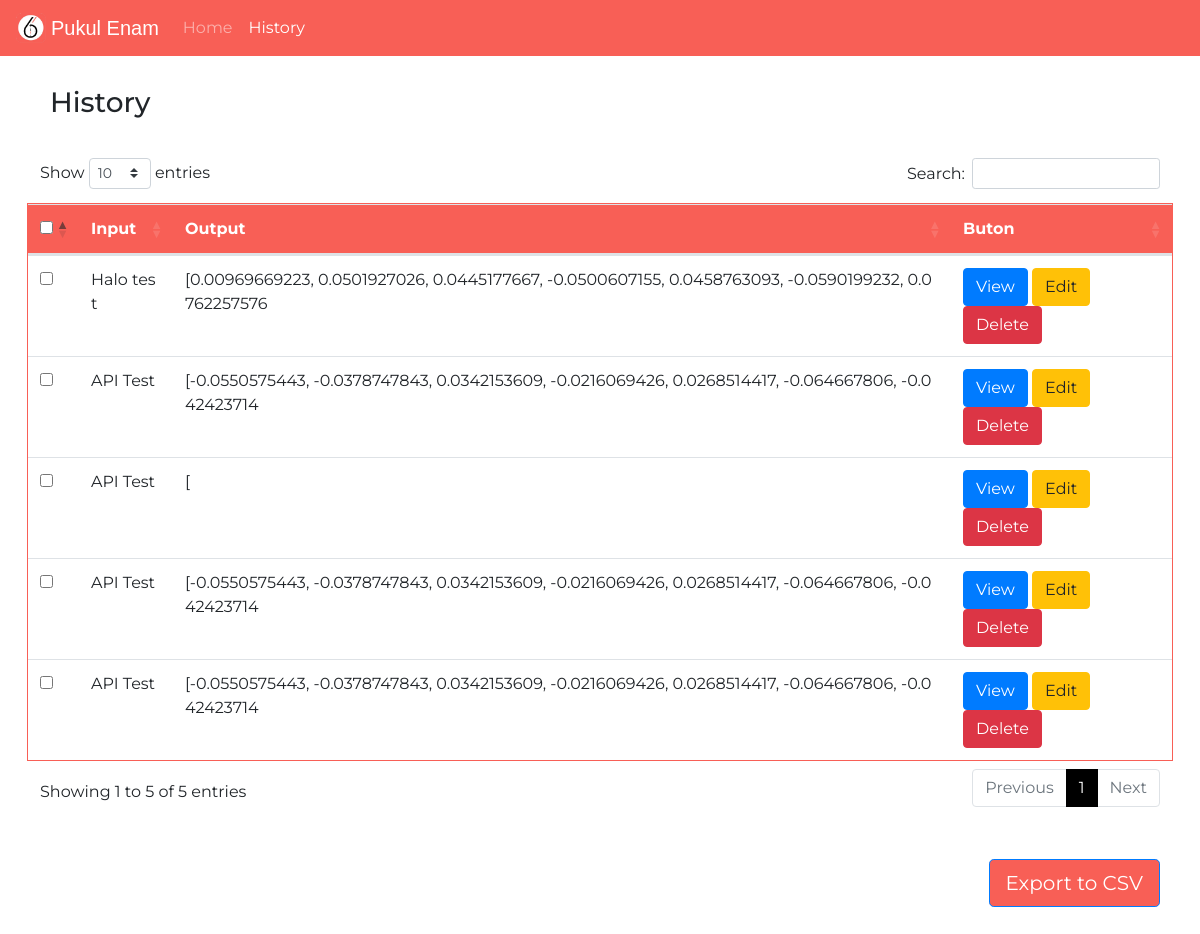
Before: /history with the older database file.
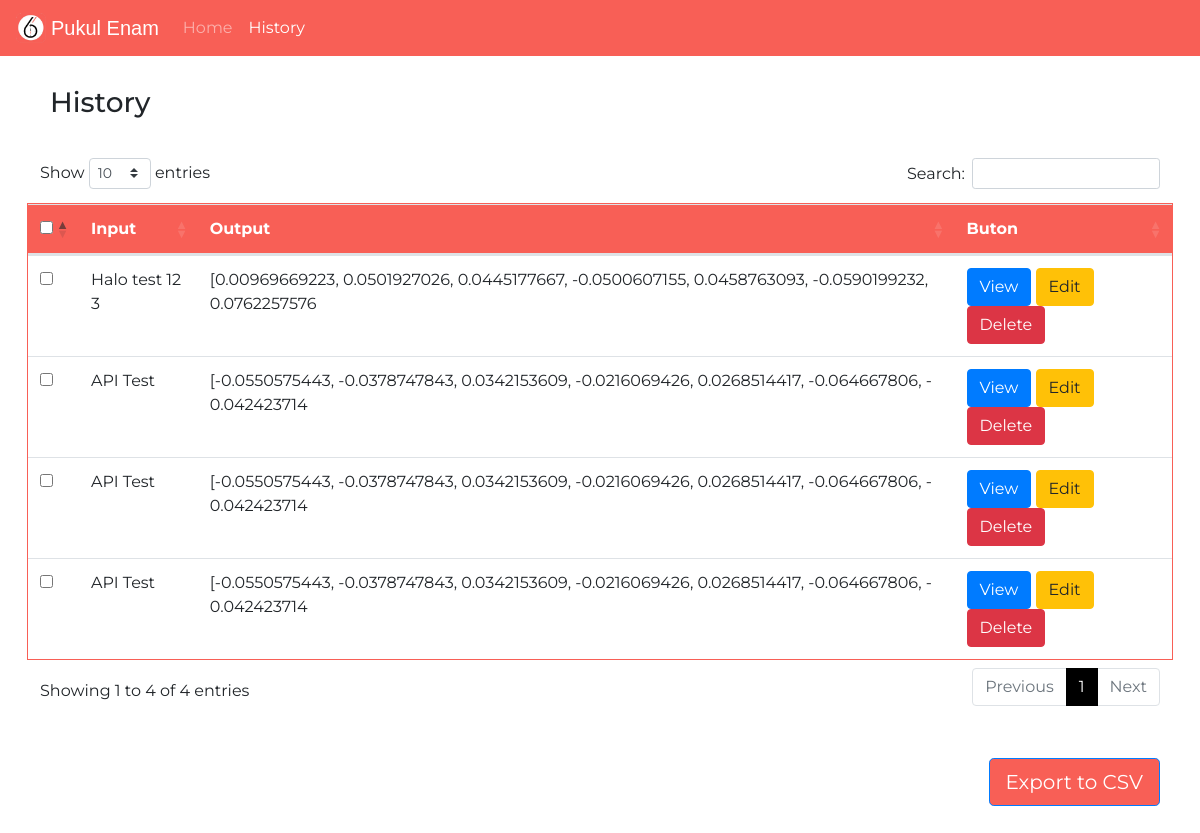
After: the same page with the newer database file.
### main.py (models this page shows, shortened)
class News(db.Model):
    id = db.Column(db.Integer, primary_key=True)
    inputNews = db.Column(db.Text, nullable=False)
    summarizedNews = db.Column(db.Text, nullable=False)

### main.py (the view)
@app.route('/history')
def history():
    query_news=News.query.order_by(News.id)
    return render_template('history.html', news=query_news,status='')

### templates/history.html (shortened to what this page needs)
<!doctype html>
<html lang="en">
<head>
  <link rel="stylesheet" href="https://cdn.jsdelivr.net/npm/bootstrap@4.0.0/dist/css/bootstrap.min.css"
>
  <link href="https://cdn.datatables.net/1.11.5/css/dataTables.bootstrap4.min.css" rel="stylesheet">
  <link href="https://cdnjs.cloudflare.com/ajax/libs/twitter-bootstrap/4.5.2/css/bootstrap.css" rel="stylesheet">
  <link href="http://fonts.cdnfonts.com/css/seven-segment" rel="stylesheet">
</head>
<body>
  <nav class="navbar navbar-expand-lg navbar-dark">
    <a href="/"><img src="{{ url_for('static', filename='Pukulenam.png') }}"
        style="width: 30px; margin-right: 5px; cursor: pointer;"></a>
    <a class="navbar-brand" href="/">Pukul Enam</a>
    <div class="collapse navbar-collapse" id="navbarNav">
      <ul class="navbar-nav">
        <li class="nav-item ">
          <a class="nav-link" href="/">Home <span class="sr-only">(current)</span></a>
        </li>
        {% set active_page = 'history' %}
        <li class="nav-item {{ 'active' if active_page=='history' else ''}}">
          <a class="nav-link" href="/history"> History</a>
        </li>
      </ul>
    </div>
  </nav>
  <h3 style="padding-left: 50px; padding-bottom: 30px; padding-top: 30px;">
    History</h3>
  <form action="/export" method="post" id="formExport">
  <table class="table table-hover" style="width: 95.5%; border: 1px solid #f85f56;" id="table">
    <thead class="thead">
      <tr>
        <th><input type="checkbox" onchange="checkAll(this)" name="chk[]" ></th>
        <th>Input</th>
        <th>Output</th>
        <th>Buton</th>
      </tr>
    </thead>
    <tbody>
      {% for _news in news %}
      <tr>
        <td><input name="list_array[]" type="checkbox"  value="{{_news.id}}"></td>
        <td style="word-break: break-all;">{{_news.inputNews[:100]}}</td>
        <td style="word-break: break-all;">{{_news.summarizedNews[:100]}}</td>
        <td>
          <a class="btn btn-primary" href="/{{_news.id}}" role="button">View</a>
          <a class="btn btn-warning" href="/edit/{{_news.id}}" role="button">Edit</a>
          <a class="btn btn-danger" href="/delete/{{_news.id}}" role="button">Delete</a>
        </td>
      </tr>
      {% endfor %}
    </tbody>
  </table>
  <a class="btn btn-primary btn-lg float-right m-50" href="#" role="button" onclick="document.getElementById('formExport').submit()">Export to CSV</a>
  </form>
</body>
</html>

### templates/history.html (style rules this page uses)
html { overflow-x: hidden; }
.m-50 { margin: 50px; }
body { overflow-x: hidden; font-family: 'Montserrat'; }
table { resize: none; font-family: 'Montserrat'; }
thead { background-color: #f85f56; }
nav { background-color: #f85f56; }
a.nav-link { color: white; }
a.navbar-brand { color: white; font-family: 'Seven Segment', sans-serif; }
th.sorting { color: white; }
.btn.btn-primary.btn-lg.float-right.m-50 { margin-right: 40px; background-color: #f85f56; }
@media (min-width:1025px) { table { margin: auto; } }

Changed rows visible on the page:
removed News: inputNews "API Test", summarizedNews "["
changed News: inputNews "Halo test" → "Halo test 123"
Other visible differences:
text written by a page script: "Show entries Search: Showing 1 to 5 of 5 entries Previous 1 Next" → "Show entries Search: Showing 1 to 4 of 4 entries Previous 1 Next"
